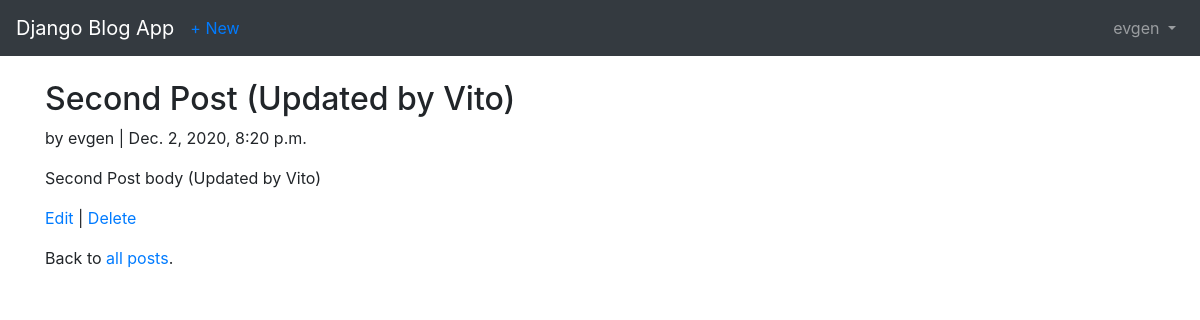
Screenshot of /posts/2/ (signed in) with the database file from the repository.
### users/models.py (models this page shows)
class MyUser(AbstractUser):
    age = models.IntegerField(null=True, blank=True)

### posts/models.py (models this page shows, shortened)
class Post(models.Model):
    title = models.CharField(max_length=255)
    body = models.TextField()
    date = models.DateTimeField(auto_now_add=True)
    author = models.ForeignKey(get_user_model(), on_delete=models.CASCADE)

### posts/views.py (the view)
# urls.py: path("<int:pk>/", PostDetailView.as_view(), name="detail_post"),
class PostDetailView(LoginRequiredMixin, DetailView):
    model = Post
    template_name = "detail_post.html"
    context_object_name = "post"
    login_url = 'login'

### templates/detail_post.html
{% extends 'base.html' %}
{% block content %}
    <div class="article-entry">
        <h2>{{post.title}}</h2>
        <p>by {{post.author}} | {{post.date}}</p>
        <p>{{post.body}}</p>
    </div>
    <p>
        <a href="{% url 'edit_post' post.pk %}">Edit</a>
        |
        <a href="{% url 'delete_post' post.pk %}">Delete</a>
    </p>
    <p>
        Back to <a href = "{% url 'list_posts'%}"> all posts</a>.
    </p>
{% endblock content%}

### templates/base.html (shortened to what this page needs)
<!doctype html>
<html lang="en">
<head>
<link rel="stylesheet"
href="https://stackpath.bootstrapcdn.com/bootstrap/4.1.3/css/\
bootstrap.min.css"
integrity="sha384-MCw98/SFnGE8fJT3GXwEOngsV7Zt27NXFoaoApmYm81i\
uXoPkFOJwJ8ERdknLPMO"
crossorigin="anonymous">
</head>
<body>
<nav class="navbar navbar-expand-md navbar-dark bg-dark mb-4">
  <a class="navbar-brand" href="{% url 'home' %}">Django Blog App</a>
    {% if user.is_authenticated %}
      <ul class="navbar-nav mr-auto">
        <li class="nav-item">
          <a href="{% url 'new_post'%}">
            + New
          </a>
        </li>
      </ul>
    {% endif %}
<div class="collapse navbar-collapse" id="navbarCollapse">
{% if user.is_authenticated %}
<ul class="navbar-nav ml-auto">
<li class="nav-item">
<a class="nav-link dropdown-toggle" href="#" id="userMenu"
data-toggle="dropdown" aria-haspopup="true"
aria-expanded="false">
{{ user.username }}
</a>
</li>
</ul>
{% endif %}
</div>
</nav>
<div class="container">
{% block content %}
{% endblock content %}
</div>
</body>
</html>

### rows the page displays
MyUser: username "evgen"
Post: title "Second Post (Updated by Vito)", author "evgen", date "Dec. 2, 2020, 8:20 p.m.", body "Second Post body (Updated by Vito)"
